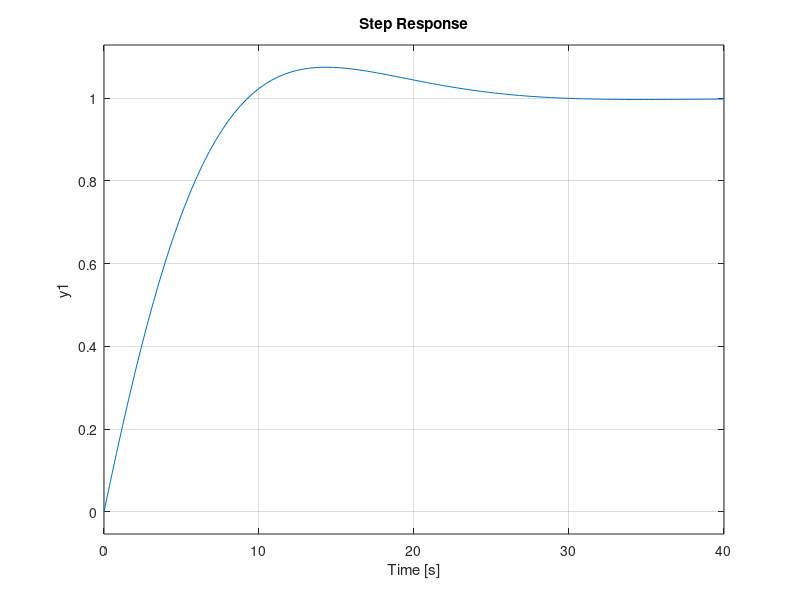

The MATLAB source for this figure: (Note: this script raises an error after producing the figure.)
if exist('OCTAVE_VERSION', 'builtin')
    pkg load control;
end

num = [2.7 0.72];
den = [15 4.7 0.72];
sys = tf(num, den)

step(sys)
info = stepinfo(sys, 'SettlingTimeThreshold', 0.01)
pole(sys)
zero(sys)
